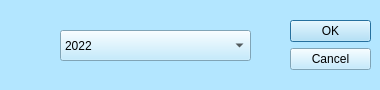
<?xml version="1.0" encoding="UTF-8"?>
<ui version="4.0">
 <class>Dialog</class>
 <widget class="QDialog" name="Dialog">
  <property name="geometry">
   <rect>
    <x>0</x>
    <y>0</y>
    <width>380</width>
    <height>90</height>
   </rect>
  </property>
  <property name="sizePolicy">
   <sizepolicy hsizetype="Fixed" vsizetype="Fixed">
    <horstretch>0</horstretch>
    <verstretch>0</verstretch>
   </sizepolicy>
  </property>
  <property name="minimumSize">
   <size>
    <width>380</width>
    <height>90</height>
   </size>
  </property>
  <property name="maximumSize">
   <size>
    <width>380</width>
    <height>90</height>
   </size>
  </property>
  <property name="windowTitle">
   <string>إختار السنة</string>
  </property>
  <property name="styleSheet">
   <string notr="true">background-color: rgb(179, 230, 255);</string>
  </property>
  <widget class="QDialogButtonBox" name="buttonBox">
   <property name="geometry">
    <rect>
     <x>290</x>
     <y>20</y>
     <width>81</width>
     <height>241</height>
    </rect>
   </property>
   <property name="orientation">
    <enum>Qt::Vertical</enum>
   </property>
   <property name="standardButtons">
    <set>QDialogButtonBox::Cancel|QDialogButtonBox::Ok</set>
   </property>
  </widget>
  <widget class="QComboBox" name="comboBox">
   <property name="geometry">
    <rect>
     <x>60</x>
     <y>30</y>
     <width>191</width>
     <height>31</height>
    </rect>
   </property>
   <item>
    <property name="text">
     <string>2022</string>
    </property>
   </item>
   <item>
    <property name="text">
     <string>2023</string>
    </property>
   </item>
   <item>
    <property name="text">
     <string>2024</string>
    </property>
   </item>
   <item>
    <property name="text">
     <string>2025</string>
    </property>
   </item>
   <item>
    <property name="text">
     <string>2026</string>
    </property>
   </item>
  </widget>
 </widget>
 <resources/>
 <connections>
  <connection>
   <sender>buttonBox</sender>
   <signal>accepted()</signal>
   <receiver>Dialog</receiver>
   <slot>accept()</slot>
   <hints>
    <hint type="sourcelabel">
     <x>248</x>
     <y>254</y>
    </hint>
    <hint type="destinationlabel">
     <x>157</x>
     <y>274</y>
    </hint>
   </hints>
  </connection>
  <connection>
   <sender>buttonBox</sender>
   <signal>rejected()</signal>
   <receiver>Dialog</receiver>
   <slot>reject()</slot>
   <hints>
    <hint type="sourcelabel">
     <x>316</x>
     <y>260</y>
    </hint>
    <hint type="destinationlabel">
     <x>286</x>
     <y>274</y>
    </hint>
   </hints>
  </connection>
 </connections>
</ui>
